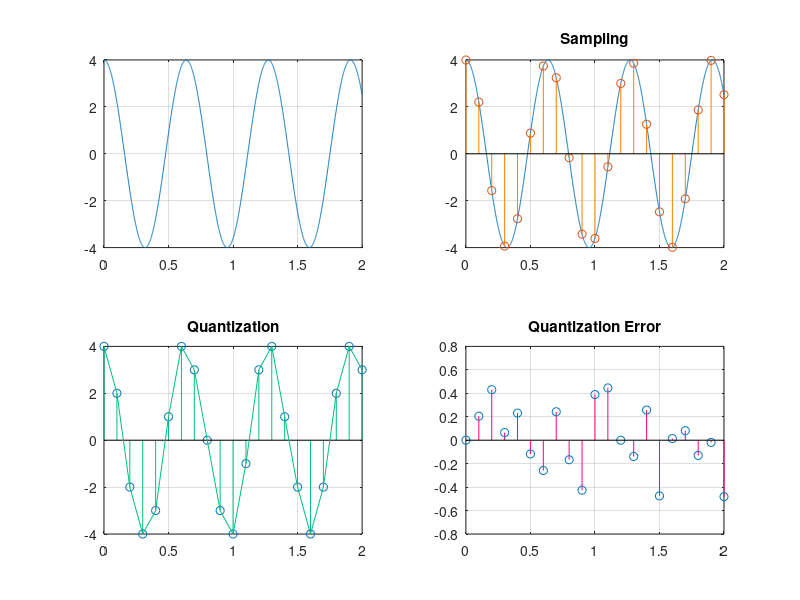

Reproduce this figure in MATLAB.
clear;
%% Data
A=4;
F=pi/2;
theta=0;
Fs=10;
T=1/Fs;
t=0:0.001:2;
nT=0:T:2;
Xt=A*cos(2*pi*F*t+theta);
XnT=A*cos(2*pi*F*nT+theta);
%% Subplot 1
subplot(2,2,1);
plot(t,Xt);
grid;
%% Subplot 2 (Sampling)
subplot(2,2,2);
plot(t,Xt);
hold on
stem(nT,XnT,'Color',[1,0.5,0]);
hold off
title('Sampling')
grid;
%% Subplot 3 (Quantization)
subplot(2,2,3);
[m n]=size(XnT);
XnT_new=round(XnT);
stem(nT,XnT_new,'Color',[0,0.75,0.5]);
hold on
plot(nT,XnT_new,'Color',[0,0.75,0.5]);
hold off
title('Quantization')
grid;
%% Subplot 4 (Quantization Error)
Error=XnT-XnT_new;
subplot(2,2,4);
stem(nT,Error,'Color',[1,0,0.5]);
title('Quantization Error')
grid;